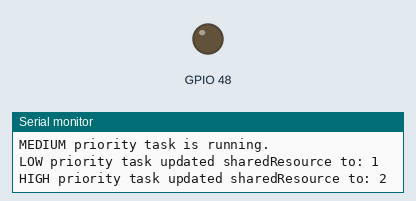
This program was run on a simulated ESP32-S3. On the bench: output pins drawn as LEDs (lit = HIGH), the last lines printed to the serial monitor.

Above: at 1.1 s.
At 40.69 s:
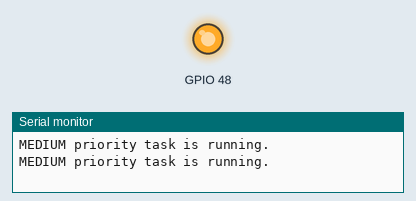
Timing chart, 0 to 41.0 s (numbered marks = the images above):
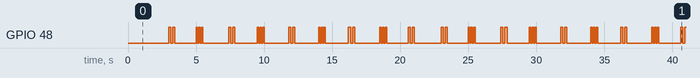

Measured:
- by itself, GPIO 48: LOW → HIGH at 3.0 s, → LOW 0.15 s later, → HIGH 0.15 s later, → LOW 0.15 s later, … (87 changes in this stretch)

The program:

main.cpp
```cpp
#include <Arduino.h>


SemaphoreHandle_t xGoodMutex;
volatile int sharedResource = 0;

void vTaskHighPriority(void *pvParameters);
void vTaskMediumPriority(void *pvParameters);
void vTaskLowPriority(void *pvParameters);
void blinkTwice();
void blinkThrice();


void setup() {
  Serial.begin(115200);
  Serial.println("==========FREE RTOS MUTEX AND SEMAPHORE EXAMPLE==========");
  delay(1000);

  pinMode(LED_BUILTIN, OUTPUT);
  digitalWrite(LED_BUILTIN, LOW);

  xGoodMutex = xSemaphoreCreateMutex();

  if (xGoodMutex == NULL) {
    Serial.println("Mutex creation failed");
    while (1);
  }

  // Create tasks and check results
  {
    BaseType_t rc = xTaskCreatePinnedToCore(
      vTaskHighPriority,
      "High Priority Task",
      2048,
      NULL,
      3,
      NULL,
      0);
    if (rc != pdPASS) {
      Serial.println("Failed to create High Priority task");
      while (1);
    }
  }

  {
    BaseType_t rc = xTaskCreatePinnedToCore(
      vTaskMediumPriority,
      "Medium Priority Task",
      2048,
      NULL,
      2,
      NULL,
      0);
    if (rc != pdPASS) {
      Serial.println("Failed to create Medium Priority task");
      while (1);
    }
  }


  {
    BaseType_t rc = xTaskCreatePinnedToCore(
      vTaskLowPriority,
      "Low Priority Task",
      2048,
      NULL,
      1,
      NULL,
      0);
    if (rc != pdPASS) {
      Serial.println("Failed to create Low Priority task");
      while (1);
    }
  }

}


void loop() { vTaskDelay(portMAX_DELAY); }


void vTaskHighPriority(void *pvParameter) {
  const TickType_t xDelay = pdMS_TO_TICKS(500);
  TickType_t xLastWakeTime = xTaskGetTickCount();

  for (;;) {
    if (xSemaphoreTake(xGoodMutex, portMAX_DELAY) == pdTRUE) {
      int new_value;

      if (sharedResource < 500) {
        new_value = ++sharedResource;

      } else {
        sharedResource = 0;
        new_value = sharedResource;
      }

      if (new_value % 10 == 0) {
        blinkThrice();
      } else {
        digitalWrite(LED_BUILTIN, LOW);
      }

      xSemaphoreGive(xGoodMutex);
      Serial.printf("HIGH priority task updated sharedResource to: %d\n", new_value);
    }

    // vTaskDelay(pdMS_TO_TICKS(200));
    vTaskDelayUntil(&xLastWakeTime, xDelay);
  }
}


void vTaskMediumPriority(void *pvParameter) {
  for (;;) {
    Serial.println("MEDIUM priority task is running.");
    vTaskDelay(pdMS_TO_TICKS(100));
  }
}


void vTaskLowPriority(void *pvParameter) {
  const TickType_t xDelay = pdMS_TO_TICKS(400);
  TickType_t xLastWakeTime = xTaskGetTickCount();

  for (;;) {
    if (xSemaphoreTake(xGoodMutex, portMAX_DELAY) == pdTRUE) {
      int new_value;

      if (sharedResource < 500) {
        new_value = ++sharedResource;

      } else {
        sharedResource = 0;
        new_value = sharedResource;
      }

      if (new_value % 10 == 0) {
        blinkTwice();
      } else {
        digitalWrite(LED_BUILTIN, LOW);
      }

      xSemaphoreGive(xGoodMutex);
      Serial.printf("LOW priority task updated sharedResource to: %d\n", new_value);
    }

    // vTaskDelay(pdMS_TO_TICKS(100));
    vTaskDelayUntil(&xLastWakeTime, xDelay);
  }
}

// The indicator can have a better mechanism, but for simplicity, we use delay here.
void blinkTwice() {
  for (int i = 0; i < 2; i++) {
    digitalWrite(LED_BUILTIN, HIGH);
    delay(150);
    digitalWrite(LED_BUILTIN, LOW);
    delay(150);
  }
}


void blinkThrice() {
  for (int i = 0; i < 3; i++) {
    digitalWrite(LED_BUILTIN, HIGH);
    delay(100);
    digitalWrite(LED_BUILTIN, LOW);
    delay(100);
  }
}
```
